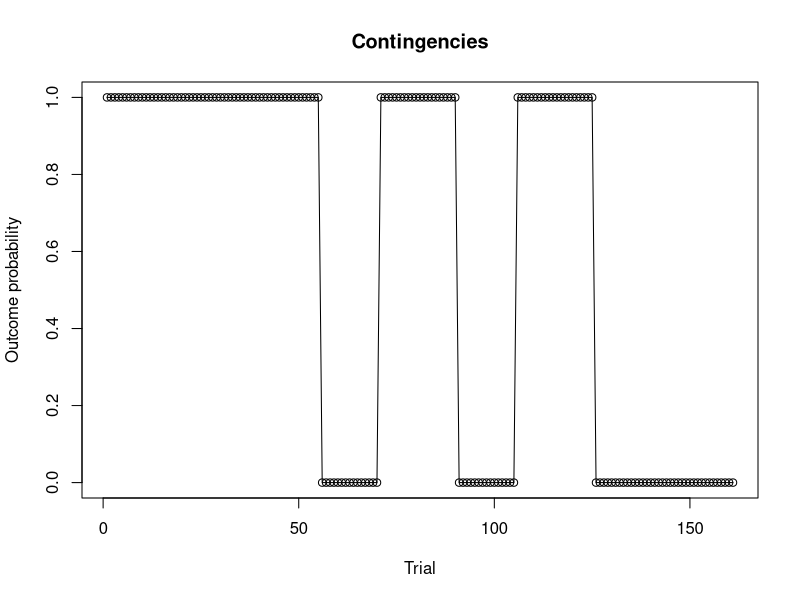

Recreate this plot in R.
## ---- chunk 1
knitr::opts_chunk$set(echo = TRUE)
## ---- chunk 2
# Task Structure

state_rev <- c(1,	1,	1,	1,	1,	1,	1,	1,	1,	1,	1,	1,	1,	1,	1,	1,	1,	1,	1,	1,	1,	1,	1,	1,	1,	1,	1,	1,	1,	1,	1,	1,	1,	1,	1,	1,	1,	1,	1,	1,	1,	1,	1, 1,	1,	1,	1,	1,	1,	1,	1,	1,	1,	1,	1,	2,	2,	2,	2,	2,	2,	2,	2,	2,	2,	2,	2,	2,	2,	2,	1,	1,	1,	1,	1,	1,	1,	1,	1,	1,	1,	1,	1,	1,	1,	1,	1,	1,	1,	1,	2,	2,	2,	2,	2,	2,	2,	2,	2,	2,	2,	2,	2,	2,	2,	1,	1,	1,	1,	1,	1,	1,	1,	1,	1,	1,	1,	1,	1,	1,	1,	1,	1,	1,	1,	2,	2,	2,	2,	2,	2,	2,	2,	2,	2, 2,	2,	2,	2,	2,	2,	2,	2,	2,	2,	2,	2,	2,	2,	2,	2,	2,	2,	2,	2,	2,	2,	2,	2,	2,	2)

state_rev_2 <- replace(state_rev, state_rev==2, 0)

plot(state_rev_2,type = "o", col = "black", xlab = "Trial", ylab = "Outcome probability", main = "Contingencies")


